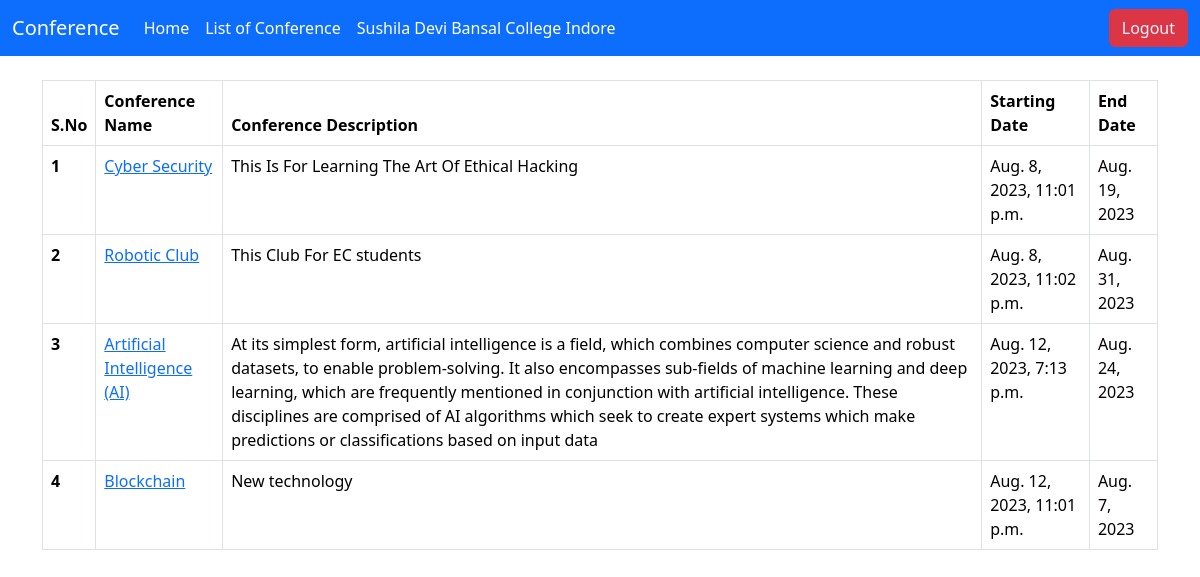
/singup/success/list-of-conference/ (signed in), run on the app's committed database.
### login/models.py (models this page shows, shortened)
class conference(models.Model):
     conference_name = models.CharField(max_length=80)
     conference_descriptions = models.CharField(max_length=600)
     conference_start_date = models.DateTimeField(default=timezone.now)
     conference_end_date = models.DateField()
     has_uploaded_paper = models.BooleanField(default=False)

### singup/views.py (the view)
# urls.py: path('success/list-of-conference/',views.list_of_conference,name="list_of_conference"),
def list_of_conference(request):
    from login.models import conference
    if request.user.is_authenticated:
        conference = conference.objects.all()
        user = request.user
        print("He Check The Conference List",user.name)
        return render(request,"singup/list_of_conference.html",{'conference':conference})
    else:
        return render(request, 'singup/singIn.html')

### singup/templates/singup/list_of_conference.html (shortened to what this page needs)
{% extends 'singup/base.html/' %}
{% block body %}
{% if conference %}
<div class="container my-4 ">
     <table class="table table-bordered">
          <thead class="thead-dark">
          <tr>
          <th scope="col">S.No</th>
          <th scope="col">Conference Name</th>
          <th scope="col">Conference Description</th>
          <th scope="col">Starting Date</th>
          <th scope="col">End Date</th>
          </tr>
          </thead>
          <tbody>
          {% for conference in conference %}
          <tr>
          <th scope="row">{{conference.id}}</th>
          <td><a href="{% url 'conference_detail' conf_id=conference.id %}">{{conference.conference_name}}</a></td>
          <td>{{conference.conference_descriptions}}</td>
          <td>{{conference.conference_start_date}}</td>
          <td>{{conference.conference_end_date}}</td>
          </tr>
          {% endfor%}
          </tbody>
     </table>
</div>
{% endif %}
{% endblock body %}

### data on the page
conference: id "1", conference_name "Cyber Security", conference_descriptions "This Is For Learning The Art Of Ethical Hacking", conference_start_date "Aug. 8, 2023, 11:01 p.m.", conference_end_date "Aug. 19, 2023"
conference: id "2", conference_name "Robotic Club", conference_descriptions "This Club For EC students", conference_start_date "Aug. 8, 2023, 11:02 p.m.", conference_end_date "Aug. 31, 2023"
conference: id "3", conference_name "Artificial Intelligence (AI)", conference_descriptions "At its simplest form, artificial intelligence is a field, which combines computer science and robust datasets, to enable problem-solving. It also encompasses sub-fields of machine learning and deep learning, which are frequently mentioned in conjunction with artificial intelligence. These disciplines are comprised of AI algorithms which seek to create expert systems which make predictions or classifications based on input data", conference_start_date "Aug. 12, 2023, 7:13 p.m.", conference_end_date "Aug. 24, 2023"
conference: id "4", conference_name "Blockchain", conference_descriptions "New technology", conference_start_date "Aug. 12, 2023, 11:01 p.m.", conference_end_date "Aug. 7, 2023"
